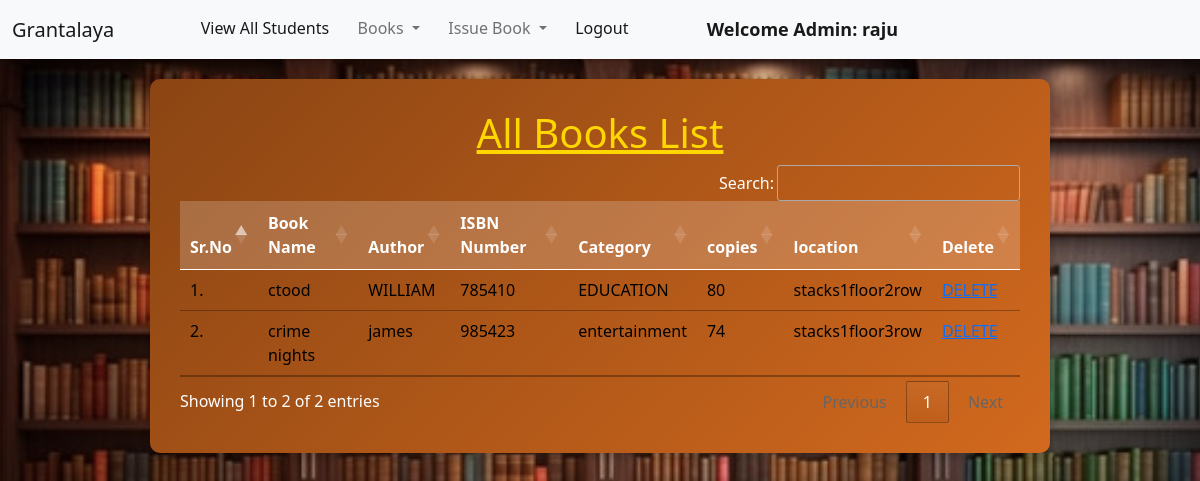
Page /view_books/ (signed in) on the committed database.
### library/models.py (models this page shows, shortened)
class Book(models.Model):
    name = models.CharField(max_length=200)
    author = models.CharField(max_length=200)
    isbn = models.PositiveIntegerField()
    category = models.CharField(max_length=50)
    copies = models.IntegerField(null=True, blank=True)
    location=models.CharField(max_length=200)

### library/views.py (the view)
# urls.py: path("view_books/", views.view_books, name="view_books"),
@login_required(login_url = '/admin_login')
def view_books(request):
    books = Book.objects.all()
    return render(request, "view_books.html", {'books':books})

### library/templates/view_books.html (shortened to what this page needs)
{% extends 'admin_navbar.html' %}
{% load static %}
{% block body %}
<div class="table-container">
    <h1 class="text-center"><u>All Books List</u></h1>
    <table class="table table-hover" id="example">
        <thead>
            <tr>
                <th>Sr.No</th>
                <th>Book Name</th>
                <th>Author</th>
                <th>ISBN Number</th>
                <th>Category</th>
                <th>copies</th>
                <th>location</th>
                 <th>Delete</th>
            </tr>
        </thead>
        <tbody>
            {% for book in books %}
            <tr>
                <td>{{forloop.counter}}.</td>
                <td>{{book.name}}</td>
                <td>{{book.author}}</td>
                <td>{{book.isbn}}</td>
                <td>{{book.category}}</td>
                <td>{{book.copies}}</td>
                  <td>{{book.location}}</td>
                <td>
                      <a href="{% url 'delete_book' book.id %}">DELETE</a>
                </td>
            </tr>
            {% endfor %}
        </tbody>
    </table>
</div>
{% endblock %}

### library/templates/admin_navbar.html (shortened to what this page needs)
<!doctype html>
<html lang="en">
  <head>
    <link href="https://cdn.jsdelivr.net/npm/bootstrap@5.1.0/dist/css/bootstrap.min.css" rel="stylesheet">
    <link rel="stylesheet" href="https://cdn.datatables.net/1.10.25/css/jquery.dataTables.min.css">
    <link rel="stylesheet" href="https://cdn.datatables.net/buttons/1.7.1/css/buttons.dataTables.min.css">
  </head>
  <body>
    <nav class="navbar navbar-expand-lg navbar-light bg-light">
        <div class="container-fluid">
          <a class="navbar-brand" href="#">Grantalaya </a>
          <div class="collapse navbar-collapse" id="navbarSupportedContent">
            <ul class="navbar-nav me-auto mb-2 mb-lg-0">
              <li class="nav-item">
                <a class="nav-link active" aria-current="page" href="/view_students/">View All Students</a>
              </li>
              <li class="nav-item dropdown">
                <a class="nav-link dropdown-toggle" href="#" id="navbarDropdown" role="button" data-bs-toggle="dropdown" aria-expanded="false">
                  Books
                </a>
              </li>
              <li class="nav-item dropdown">
                <a class="nav-link dropdown-toggle" href="#" id="navbarDropdown" role="button" data-bs-toggle="dropdown" aria-expanded="false">
                  Issue Book
                </a>
              </li>
              <li class="nav-item">
                <a class="nav-link active" aria-current="page" href="/logout/">Logout</a>
              </li>
              <li class="nav-item">
                <a style="font-weight:600; font-family:'Segoe UI', Tahoma, Geneva, Verdana, sans-serif; font-size: large;" class="nav-link active" href="#">Welcome Admin: {{request.user}}</a>
              </li>
            </ul>
          </div>
        </div>
      </nav>
      {% block body %}
      {% endblock %}
  </body>
</html>

### rows in the picture
Book: name "ctood", author "WILLIAM", isbn "785410", category "EDUCATION", copies "80", location "stacks1floor2row"
Book: name "crime nights", author "james", isbn "985423", category "entertainment", copies "74", location "stacks1floor3row"

### other values in the picture
{{ request.user }} "raju"
